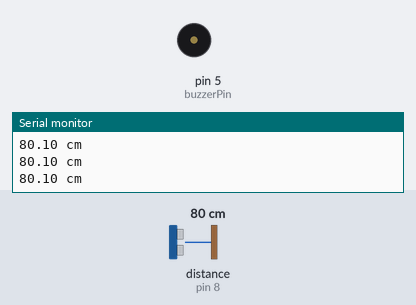
Bench run of a sketch on a simulated Arduino Uno, built with avr-gcc and run on an emulated ATmega328P. On the bench: buzzer (waves = sounding, pin HIGH), the last lines printed to the serial monitor. Wiring (inferred from the names in the program): ultrasonic range finder: trigger pin 7; echo pin 8. The test bench sets the inputs (shaded band); at power-on: distance to the obstacle (sensor on pin 8) 80 cm. The echo pulse lasts 58.3 µs per cm; pins used as bus, display or sensor lines are not drawn.

Above: at 1.2 s.
1.3 s: distance to the obstacle (sensor on pin 8) set to 33 cm
2.8 s: distance to the obstacle (sensor on pin 8) set to 28 cm
At 3.2 s:
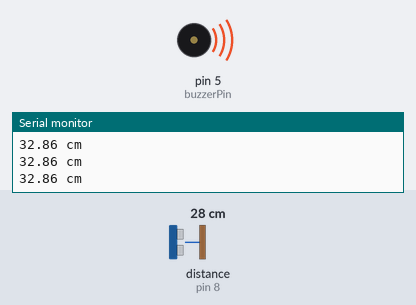
5.8 s: distance to the obstacle (sensor on pin 8) set to 35 cm
At 7.0 s:
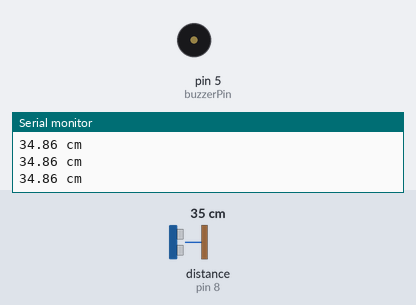
7.3 s: distance to the obstacle (sensor on pin 8) set to 2 cm
At 7.7 s:
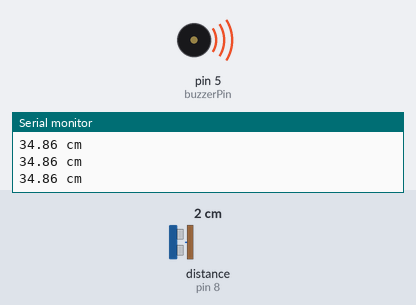
Timing chart, 0 to 10.3 s (numbered marks = the images above; inputs shaded):
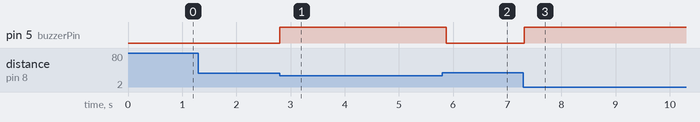

The sketch:

ArduinoUno_HC-SR04_buzzer_paalle_jos_alle_10_cm.ino
```cpp
#define trigPin 7
#define echoPin 8
#define buzzerPin 5


void setup() {
  // put your setup code here, to run once:
Serial.begin(9600);
pinMode(trigPin, OUTPUT);
pinMode(echoPin, INPUT);
pinMode(buzzerPin, OUTPUT);
}


void loop() {
digitalWrite(buzzerPin, LOW);
  // put your main code here, to run repeatedly:
int i = 0;
float duration;
float distance = 0.00;


  digitalWrite(trigPin, HIGH);
  delayMicroseconds(50);
  digitalWrite(trigPin, LOW);
  duration = pulseIn(echoPin, HIGH);
  distance = ("%.2f", duration/2) /29,1 ;


if (distance < 30.00 && distance >0) {
    digitalWrite(buzzerPin, HIGH);
    delay(500);
}

Serial.print (distance);
Serial.println (" cm");
delay(10);


}
```

Measured:
- the behaviour switches between 31 and 30 cm on distance to the obstacle (sensor on pin 8) (found by bisection; images 0 and 1)
- after the input at 2.8 s, pin 5 (buzzerPin): LOW → HIGH at once
- after the input at 5.8 s, pin 5 (buzzerPin): HIGH → LOW after 0.08 s
- after the input at 7.3 s, pin 5 (buzzerPin): LOW → HIGH at once
